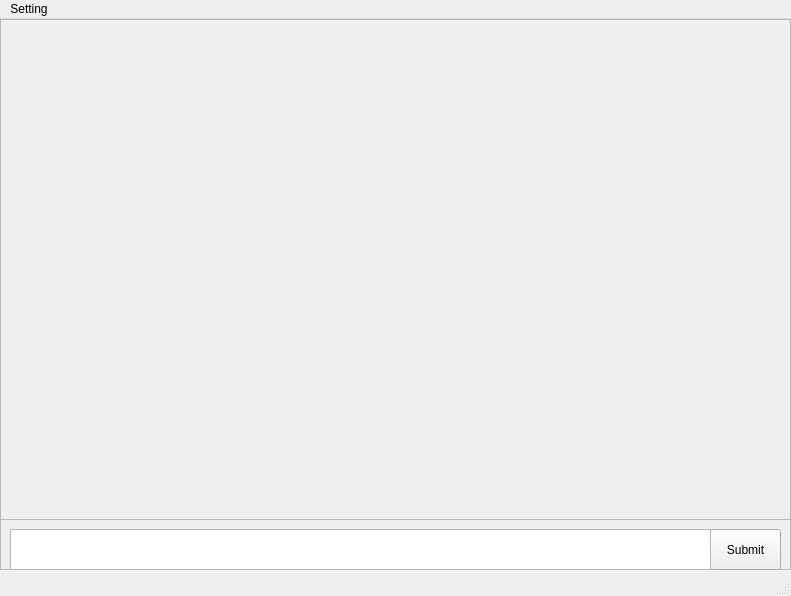
<?xml version="1.0" encoding="UTF-8"?>
<ui version="4.0">
 <class>MainWindow</class>
 <widget class="QMainWindow" name="MainWindow">
  <property name="geometry">
   <rect>
    <x>0</x>
    <y>0</y>
    <width>791</width>
    <height>596</height>
   </rect>
  </property>
  <property name="windowTitle">
   <string>Ai-Client</string>
  </property>
  <property name="windowIcon">
   <iconset>
    <normaloff>winicon.ico</normaloff>winicon.ico</iconset>
  </property>
  <widget class="QWidget" name="centralwidget">
   <widget class="QFrame" name="frame">
    <property name="geometry">
     <rect>
      <x>0</x>
      <y>0</y>
      <width>791</width>
      <height>551</height>
     </rect>
    </property>
    <property name="frameShape">
     <enum>QFrame::StyledPanel</enum>
    </property>
    <property name="frameShadow">
     <enum>QFrame::Raised</enum>
    </property>
    <widget class="QScrollArea" name="scrollArea_4">
     <property name="geometry">
      <rect>
       <x>0</x>
       <y>0</y>
       <width>791</width>
       <height>501</height>
      </rect>
     </property>
     <property name="sizeAdjustPolicy">
      <enum>QAbstractScrollArea::AdjustToContents</enum>
     </property>
     <property name="widgetResizable">
      <bool>false</bool>
     </property>
     <widget class="QWidget" name="scrollAreaWidgetContents_4">
      <property name="geometry">
       <rect>
        <x>0</x>
        <y>0</y>
        <width>631</width>
        <height>499</height>
       </rect>
      </property>
     </widget>
    </widget>
    <widget class="QPushButton" name="submit">
     <property name="geometry">
      <rect>
       <x>710</x>
       <y>510</y>
       <width>71</width>
       <height>41</height>
      </rect>
     </property>
     <property name="text">
      <string>Submit</string>
     </property>
    </widget>
    <widget class="QTextEdit" name="userEdit_2">
     <property name="geometry">
      <rect>
       <x>10</x>
       <y>510</y>
       <width>701</width>
       <height>41</height>
      </rect>
     </property>
     <property name="font">
      <font>
       <family>Heebo</family>
       <pointsize>12</pointsize>
      </font>
     </property>
    </widget>
   </widget>
   <widget class="QLabel" name="label">
    <property name="enabled">
     <bool>false</bool>
    </property>
    <property name="geometry">
     <rect>
      <x>300</x>
      <y>560</y>
      <width>53</width>
      <height>16</height>
     </rect>
    </property>
    <property name="text">
     <string/>
    </property>
   </widget>
  </widget>
  <widget class="QMenuBar" name="menubar">
   <property name="geometry">
    <rect>
     <x>0</x>
     <y>0</y>
     <width>791</width>
     <height>22</height>
    </rect>
   </property>
   <widget class="QMenu" name="menuKey_Setting">
    <property name="title">
     <string>Setting</string>
    </property>
    <addaction name="actionModify_Key"/>
   </widget>
   <addaction name="menuKey_Setting"/>
  </widget>
  <widget class="QStatusBar" name="statusbar"/>
  <action name="actionModify_Key">
   <property name="text">
    <string>Modify Key</string>
   </property>
  </action>
 </widget>
 <resources/>
 <connections/>
</ui>
